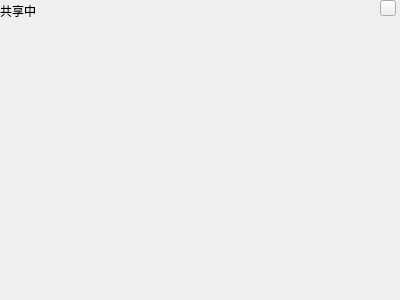
<?xml version="1.0" encoding="UTF-8"?>
<ui version="4.0">
 <class>FloatWindowTopLayer</class>
 <widget class="QFrame" name="FloatWindowTopLayer">
  <property name="geometry">
   <rect>
    <x>0</x>
    <y>0</y>
    <width>400</width>
    <height>300</height>
   </rect>
  </property>
  <property name="windowTitle">
   <string>FloatWindowTopLayer</string>
  </property>
  <widget class="QPushButton" name="btnClose">
   <property name="geometry">
    <rect>
     <x>380</x>
     <y>0</y>
     <width>16</width>
     <height>16</height>
    </rect>
   </property>
   <property name="minimumSize">
    <size>
     <width>16</width>
     <height>16</height>
    </size>
   </property>
   <property name="maximumSize">
    <size>
     <width>16</width>
     <height>16</height>
    </size>
   </property>
   <property name="cursor">
    <cursorShape>PointingHandCursor</cursorShape>
   </property>
   <property name="text">
    <string/>
   </property>
  </widget>
  <widget class="HostMicStatusWidget" name="hostMicStatus" native="true">
   <property name="geometry">
    <rect>
     <x>0</x>
     <y>270</y>
     <width>120</width>
     <height>31</height>
    </rect>
   </property>
  </widget>
  <widget class="QLabel" name="lblLiveStatus">
   <property name="geometry">
    <rect>
     <x>0</x>
     <y>0</y>
     <width>51</width>
     <height>21</height>
    </rect>
   </property>
   <property name="text">
    <string>共享中</string>
   </property>
  </widget>
 </widget>
 <layoutdefault spacing="6" margin="11"/>
 <customwidgets>
  <customwidget>
   <class>HostMicStatusWidget</class>
   <extends>QWidget</extends>
   <header>HostMicStatusWidget.h</header>
   <container>1</container>
  </customwidget>
 </customwidgets>
 <resources/>
 <connections/>
</ui>
